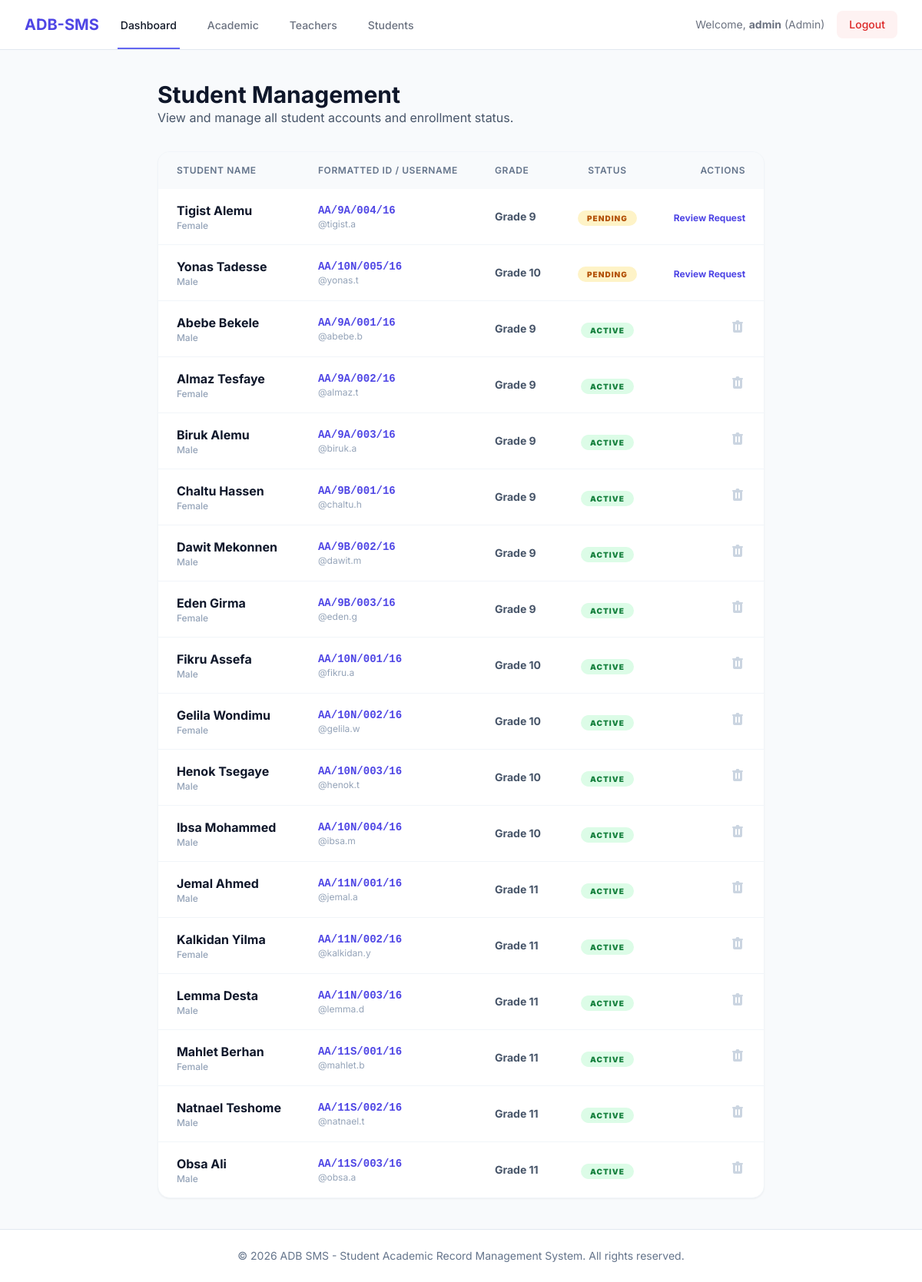
/admin/manage_students.php (signed in), run on the app's committed database.
### tables this page shows
CREATE TABLE IF NOT EXISTS STUDENT (
    student_id INT AUTO_INCREMENT PRIMARY KEY,
    student_id_formatted VARCHAR(20) UNIQUE,
    name VARCHAR(100) NOT NULL,
    gender ENUM('M', 'F') NOT NULL,
    grade VARCHAR(20) NOT NULL,
    username VARCHAR(50) NOT NULL UNIQUE,
    password VARCHAR(255) NOT NULL,
    status ENUM('Pending', 'Active', 'Rejected') DEFAULT 'Pending',
    requested_year_id INT,
    requested_semester_id INT,
    created_at TIMESTAMP DEFAULT CURRENT_TIMESTAMP,
    FOREIGN KEY (requested_year_id) REFERENCES ACADEMIC_YEAR(year_id) ON DELETE SET NULL,
    FOREIGN KEY (requested_semester_id) REFERENCES SEMESTER(semester_id) ON DELETE SET NULL
);

### admin/manage_students.php (the view, shortened to what this page needs)
<?php
require_once '../config/db.php';
include '../includes/header.php';
include '../includes/navbar.php';
try {
    $stmt = $pdo->query("SELECT s.*, y.year_label, sem.semester_label
                        FROM STUDENT s
                        LEFT JOIN ACADEMIC_YEAR y ON s.requested_year_id = y.year_id
                        LEFT JOIN SEMESTER sem ON s.requested_semester_id = sem.semester_id
                        ORDER BY s.status ASC, s.name ASC");
    $students = $stmt->fetchAll();
} catch (PDOException $e) {
    $students = [];
}
?>
<main class="max-w-7xl mx-auto py-10 px-4 sm:px-6 lg:px-8">
    <div class="mb-8 flex justify-between items-end">
        <div>
            <h1 class="text-3xl font-bold text-slate-900">Student Management</h1>
            <p class="text-slate-600">View and manage all student accounts and enrollment status.</p>
        </div>
    </div>
    <div class="bg-white rounded-2xl shadow-sm border border-slate-100 overflow-hidden">
        <div class="overflow-x-auto">
            <table class="w-full text-left">
                <thead class="bg-slate-50 text-slate-500 text-xs uppercase tracking-wider">
                    <tr>
                        <th class="px-6 py-4 font-semibold">Student Name</th>
                        <th class="px-6 py-4 font-semibold">Formatted ID / Username</th>
                        <th class="px-6 py-4 font-semibold">Grade</th>
                        <th class="px-6 py-4 font-semibold text-center">Status</th>
                        <th class="px-6 py-4 font-semibold text-right">Actions</th>
                    </tr>
                </thead>
                <tbody class="divide-y divide-slate-100 text-slate-700">
                    <?php if (empty($students)): ?>
                        <tr>
                            <td colspan="5" class="px-6 py-12 text-center text-slate-400 italic font-medium">No students found.</td>
                        </tr>
                    <?php else: ?>
                        <?php foreach ($students as $s): ?>
                            <tr class="hover:bg-slate-50/50 transition-colors">
                                <td class="px-6 py-4">
                                    <div class="font-bold text-slate-900"><?php echo htmlspecialchars($s['name']); ?></div>
                                    <div class="text-xs text-slate-400 font-medium capitalize"><?php echo $s['gender'] === 'M' ? 'Male' : 'Female'; ?></div>
                                </td>
                                <td class="px-6 py-4">
                                    <div class="text-sm font-mono font-bold text-indigo-600"><?php echo htmlspecialchars($s['student_id_formatted'] ?: 'Not Assigned'); ?></div>
                                    <div class="text-xs text-slate-400">@<?php echo htmlspecialchars($s['username']); ?></div>
                                </td>
                                <td class="px-6 py-4 text-sm font-bold text-slate-600"><?php echo htmlspecialchars($s['grade']); ?></td>
                                <td class="px-6 py-4 text-center">
                                    <span class="px-3 py-1 rounded-full text-[10px] font-black uppercase tracking-widest <?php
                                        echo $s['status'] === 'Active' ? 'bg-green-100 text-green-700' :
                                            ($s['status'] === 'Pending' ? 'bg-amber-100 text-amber-700' : 'bg-red-100 text-red-700');
                                    ?>">
                                        <?php echo $s['status']; ?>
                                    </span>
                                </td>
                                <td class="px-6 py-4 text-right">
                                    <?php if ($s['status'] === 'Pending'): ?>
                                        <a href="index.php" class="text-indigo-600 hover:text-indigo-800 font-bold text-xs">Review Request</a>
                                    <?php else: ?>
                                        <button class="text-slate-300 hover:text-red-500 transition-colors ml-4">
                                        </button>
                                    <?php endif; ?>
                                </td>
                            </tr>
                        <?php endforeach; ?>
                    <?php endif; ?>
                </tbody>
            </table>
        </div>
    </div>
</main>
<?php include '../includes/footer.php'; ?>

### includes/header.php (style rules this page uses)
body { font-family: 'Inter', sans-serif; }

### data on the page
student: name "Tigist Alemu", gender "Female", student_id_formatted "AA/9A/004/16", username "tigist.a", grade "Grade 9", status "PENDING", shows "Review Request"
student: name "Yonas Tadesse", gender "Male", student_id_formatted "AA/10N/005/16", username "yonas.t", grade "Grade 10", status "PENDING", shows "Review Request"
student: name "Abebe Bekele", gender "Male", student_id_formatted "AA/9A/001/16", username "abebe.b", grade "Grade 9", status "ACTIVE"
student: name "Almaz Tesfaye", gender "Female", student_id_formatted "AA/9A/002/16", username "almaz.t", grade "Grade 9", status "ACTIVE"
student: name "Biruk Alemu", gender "Male", student_id_formatted "AA/9A/003/16", username "biruk.a", grade "Grade 9", status "ACTIVE"
student: name "Chaltu Hassen", gender "Female", student_id_formatted "AA/9B/001/16", username "chaltu.h", grade "Grade 9", status "ACTIVE"
student: name "Dawit Mekonnen", gender "Male", student_id_formatted "AA/9B/002/16", username "dawit.m", grade "Grade 9", status "ACTIVE"
student: name "Eden Girma", gender "Female", student_id_formatted "AA/9B/003/16", username "eden.g", grade "Grade 9", status "ACTIVE"
student: name "Fikru Assefa", gender "Male", student_id_formatted "AA/10N/001/16", username "fikru.a", grade "Grade 10", status "ACTIVE"
student: name "Gelila Wondimu", gender "Female", student_id_formatted "AA/10N/002/16", username "gelila.w", grade "Grade 10", status "ACTIVE"
student: name "Henok Tsegaye", gender "Male", student_id_formatted "AA/10N/003/16", username "henok.t", grade "Grade 10", status "ACTIVE"
student: name "Ibsa Mohammed", gender "Male", student_id_formatted "AA/10N/004/16", username "ibsa.m", grade "Grade 10", status "ACTIVE"
student: name "Jemal Ahmed", gender "Male", student_id_formatted "AA/11N/001/16", username "jemal.a", grade "Grade 11", status "ACTIVE"
student: name "Kalkidan Yilma", gender "Female", student_id_formatted "AA/11N/002/16", username "kalkidan.y", grade "Grade 11", status "ACTIVE"
student: name "Lemma Desta", gender "Male", student_id_formatted "AA/11N/003/16", username "lemma.d", grade "Grade 11", status "ACTIVE"
student: name "Mahlet Berhan", gender "Female", student_id_formatted "AA/11S/001/16", username "mahlet.b", grade "Grade 11", status "ACTIVE"
student: name "Natnael Teshome", gender "Male", student_id_formatted "AA/11S/002/16", username "natnael.t", grade "Grade 11", status "ACTIVE"
student: name "Obsa Ali", gender "Male", student_id_formatted "AA/11S/003/16", username "obsa.a", grade "Grade 11", status "ACTIVE"

### other printed values
$name "admin"
$role "Admin"
